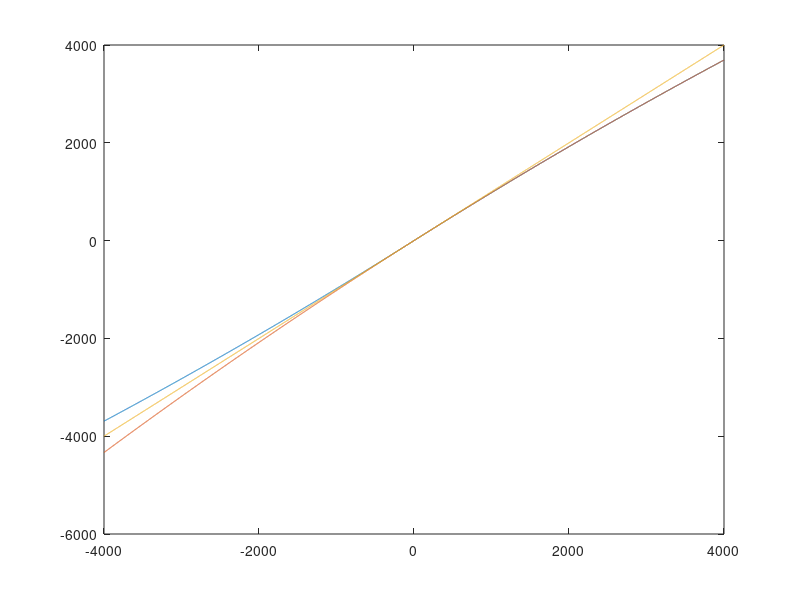

Write the MATLAB code that produced this figure.
Q = -4000:4000;
k_nl = -1/50000;
heat_nonlin_sat = Q.* exp(k_nl.*abs(Q));

heat_P_E = Q.* exp(k_nl.*Q);

plot(Q, heat_nonlin_sat)
hold on
plot(Q, heat_P_E)
plot(Q,Q)
